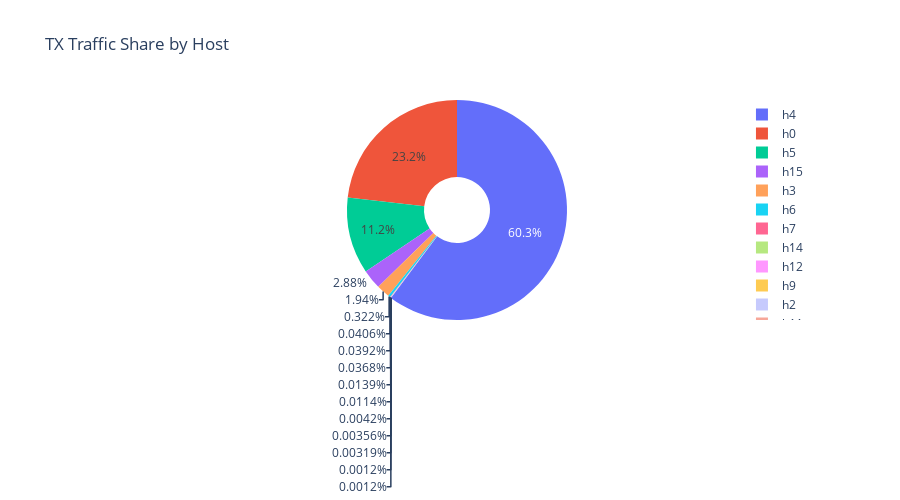

Here is the notebook cell this chart was saved with:
### Markdown cell above
## 11. Traffic Share by Host

Pie chart showing the proportion of total traffic generated by each host.

### Code cell
# Pie chart for traffic share
fig = px.pie(
    host_traffic.filter(pl.col("tx_mb") > 0).to_pandas(),
    values="tx_mb",
    names="host",
    title="TX Traffic Share by Host",
    hole=0.3,
)
fig.update_layout(template="plotly_white", height=500)
fig.show()

### Figure 1 — Plotly figure (JSON) as saved in the notebook; plotly's stock layout.template omitted (floating-point values rounded to 4 significant figures)
{"data": [{"domain": {"x": [0, 1], "y": [0, 1]}, "hole": 0.3, "hovertemplate": "host=%{label}<br>tx_mb=%{value}<extra></extra>", "labels": ["h0", "h1", "h10", "h11", "h12", "h13", "h14", "h15", "h2", "h3", "h4", "h5", "h6", "h7", "h8", "h9"], "legendgroup": "", "name": "", "showlegend": true, "type": "pie", "values": [16.67, 0.002561, 0.000866, 0.003016, 0.02642, 0.002296, 0.0282, 2.071, 0.008219, 1.398, 43.32, 8.074, 0.2315, 0.02915, 0.000866, 0.01002]}], "layout": {"height": 500, "legend": {"tracegroupgap": 0}, "title": {"text": "TX Traffic Share by Host"}}}
